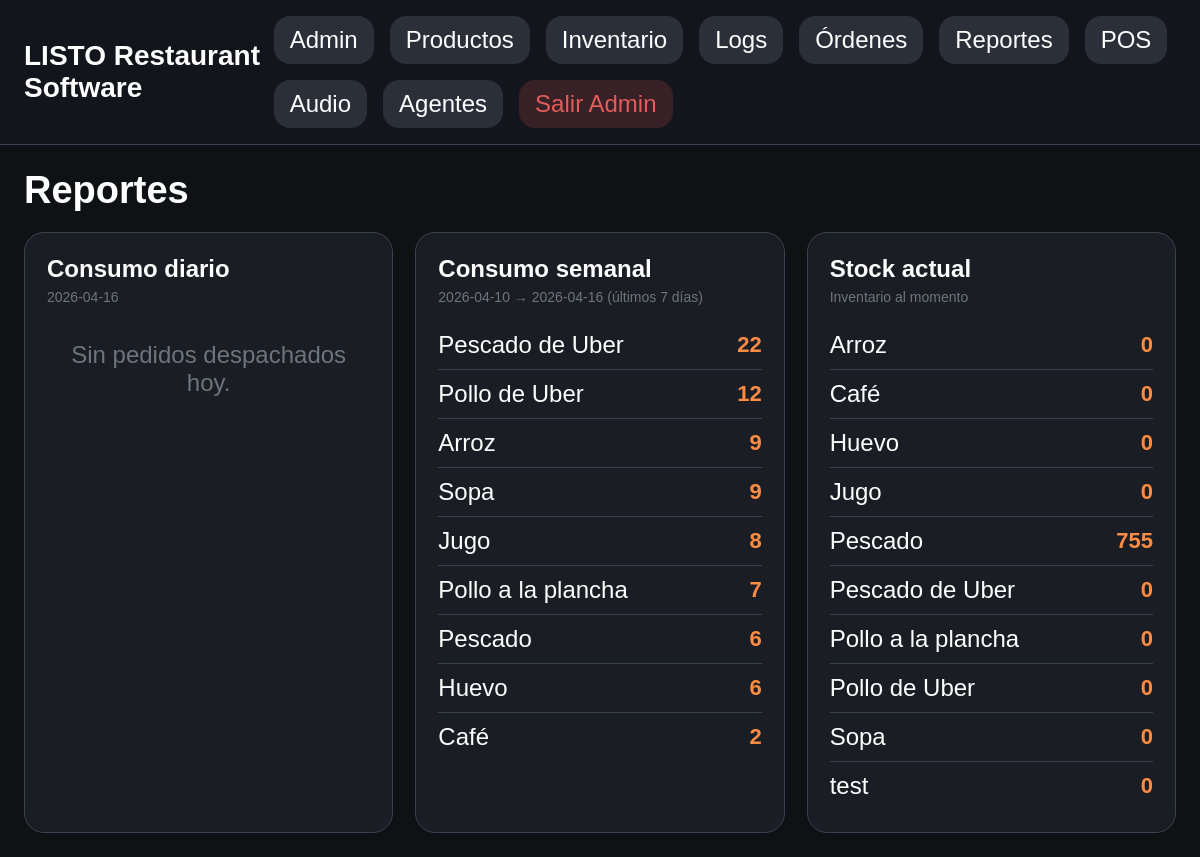
Screenshot of /admin/reports (signed in) with the database file from the repository.
### app/models.py (models this page shows)
class OrderItem(Base):
    __tablename__ = "order_items"
    id: Mapped[int] = mapped_column(Integer, primary_key=True)
    order_id: Mapped[int] = mapped_column(ForeignKey("orders.id"), nullable=False)
    product_id: Mapped[int] = mapped_column(ForeignKey("products.id"), nullable=False)
    quantity: Mapped[int] = mapped_column(Integer, default=1)
    order = relationship("Order", back_populates="items")
    product = relationship("Product")

class Product(Base):
    __tablename__ = "products"
    id: Mapped[int] = mapped_column(Integer, primary_key=True, index=True)
    name: Mapped[str] = mapped_column(String(200), unique=True, nullable=False)
    active: Mapped[bool] = mapped_column(Boolean, default=True)
    display_order: Mapped[int] = mapped_column(Integer, default=0)
    image_path: Mapped[str | None] = mapped_column(String(300), nullable=True)
    price: Mapped[float] = mapped_column(Float, default=0)
    created_at: Mapped[datetime] = mapped_column(DateTime, default=cr_now)

class Inventory(Base):
    __tablename__ = "inventory"
    id: Mapped[int] = mapped_column(Integer, primary_key=True)
    product_id: Mapped[int] = mapped_column(ForeignKey("products.id"), unique=True, nullable=False)
    quantity: Mapped[float] = mapped_column(Float, default=0)
    updated_at: Mapped[datetime] = mapped_column(DateTime, default=cr_now, onupdate=cr_now)
    product = relationship("Product")

### app/routes/web.py (the view)
@router.get("/admin/reports")
def admin_reports(request: Request, db: Session = Depends(get_db)):
    if not require_admin(request):
        return RedirectResponse(url="/admin/login")
    now = cr_now()
    today_start = now.replace(hour=0, minute=0, second=0, microsecond=0)
    week_start = today_start - timedelta(days=6)
    def consumption(since: datetime):
        rows = (
            db.query(Product.id, Product.name, OrderItem.quantity)
            .join(OrderItem, OrderItem.product_id == Product.id)
            .join(Order, Order.id == OrderItem.order_id)
            .filter(Order.dispatched_at != None)
            .filter(Order.dispatched_at >= since)
            .all()
        )
        agg = {}
        for pid, pname, qty in rows:
            if pid not in agg:
                agg[pid] = {"product_id": pid, "name": pname, "total": 0}
            agg[pid]["total"] += qty
        return sorted(agg.values(), key=lambda x: x["total"], reverse=True)
    daily = consumption(today_start)
    weekly = consumption(week_start)
    inv_map = {inv.product_id: inv.quantity for inv in db.query(Inventory).all()}
    products = db.query(Product).filter(Product.active == True).order_by(Product.name.asc()).all()
    stock = [{"name": p.name, "quantity": inv_map.get(p.id, 0)} for p in products]
    return templates.TemplateResponse(
        "admin_reports.html",
        {
            "request": request,
            "daily": daily,
            "weekly": weekly,
            "stock": stock,
            "today_label": today_start.strftime("%Y-%m-%d"),
            "week_label": f"{week_start.strftime('%Y-%m-%d')} → {today_start.strftime('%Y-%m-%d')}",
            "page_title": "Reportes",
        },
    )

### app/templates/admin_reports.html (shortened to what this page needs)
{% extends 'base.html' %}
{% block content %}
<h1>Reportes</h1>
<div class="rep-grid">
  <div class="rep-card">
    <h2>Consumo diario</h2>
    <div class="rep-sub">{{ today_label }}</div>
    {% for row in daily %}
    <div class="rep-row"><span>{{ row.name }}</span><strong>{{ row.total }}</strong></div>
    {% else %}
    <div class="rep-empty">Sin pedidos despachados hoy.</div>
    {% endfor %}
  </div>
  <div class="rep-card">
    <h2>Consumo semanal</h2>
    <div class="rep-sub">{{ week_label }} (últimos 7 días)</div>
    {% for row in weekly %}
    <div class="rep-row"><span>{{ row.name }}</span><strong>{{ row.total }}</strong></div>
    {% else %}
    <div class="rep-empty">Sin pedidos despachados.</div>
    {% endfor %}
  </div>
  <div class="rep-card">
    <h2>Stock actual</h2>
    <div class="rep-sub">Inventario al momento</div>
    {% for row in stock %}
    <div class="rep-row"><span>{{ row.name }}</span><strong>{{ row.quantity|int if row.quantity == row.quantity|int else row.quantity }}</strong></div>
    {% else %}
    <div class="rep-empty">Sin productos.</div>
    {% endfor %}
  </div>
</div>
{% endblock %}

### app/static/css/styles.css (style rules this page uses)
:root { --bg: #0f1115; --card: #1a1d24; --muted: #2a2f3a; --border: #3a4150; --text: #ffffff; --accent: #ff8c42; --blue: #4da3ff; --yellow: #ffd24d; --green: #4caf50; --gray: #6c757d; --red: #e45b5b; }
* { box-sizing: border-box; }
body { margin: 0; background: var(--bg); color: var(--text); font-family: Arial, sans-serif; }
h1, h2, h3, p, label, th, td, input, button, a, div, span { font-size: 24px; }
h1 { font-size: 38px; margin: 0 0 20px; }
h2 { font-size: 32px; margin: 0 0 16px; }

### app/templates/admin_reports.html (style rules this page uses)
.rep-grid { display:grid; grid-template-columns:repeat(auto-fit, minmax(360px, 1fr)); gap:22px; }
.rep-card { background:var(--card); border:1px solid var(--border); border-radius:20px; padding:22px; }
.rep-card h2 { margin:0 0 6px; font-size:24px; }
.rep-sub { color:#6c757d; font-size:14px; margin-bottom:16px; }
.rep-row { display:flex; justify-content:space-between; align-items:center; padding:10px 0; border-bottom:1px solid var(--border); font-size:20px; }
.rep-row:last-child { border-bottom:none; }
.rep-row strong { color:var(--accent); font-size:22px; }
.rep-empty { text-align:center; color:#6c757d; padding:20px; }

### rows the page displays
OrderItem: name "Pescado de Uber", total "22"
OrderItem: name "Pollo de Uber", total "12"
OrderItem: name "Arroz", total "9"
OrderItem: name "Sopa", total "9"
OrderItem: name "Jugo", total "8"
OrderItem: name "Pollo a la plancha", total "7"
OrderItem: name "Pescado", total "6"
OrderItem: name "Huevo", total "6"
OrderItem: name "Café", total "2"
Product: name "Arroz", quantity "0"
Product: name "Café", quantity "0"
Product: name "Huevo", quantity "0"
Product: name "Jugo", quantity "0"
Product: name "Pescado"
Inventory: quantity "755"
Product: name "Pescado de Uber"
Inventory: quantity "0"
Product: name "Pollo a la plancha", quantity "0"
Product: name "Pollo de Uber"
Inventory: quantity "0"
Product: name "Sopa"
Inventory: quantity "0"
Product: name "test", quantity "0"

### other values shown
{{ today_label }} "2026-04-16"
{{ week_label }} "2026-04-10 → 2026-04-16"
